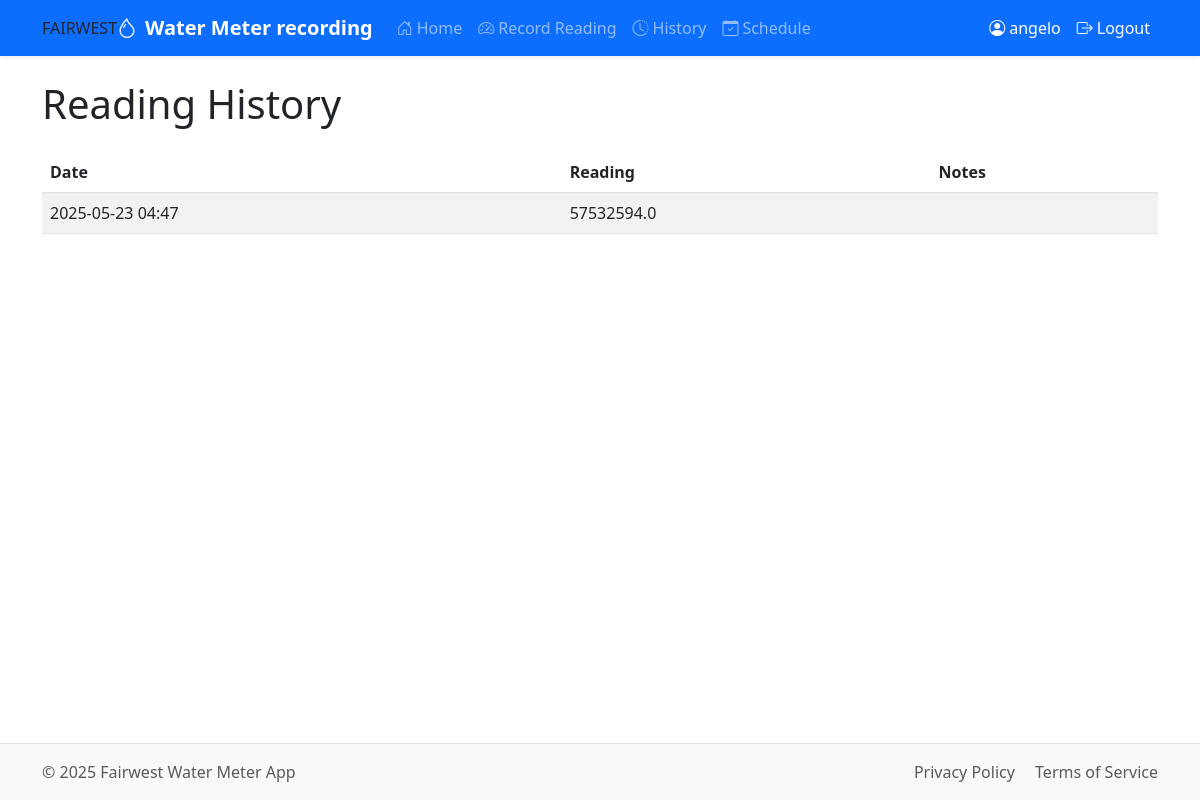
The page /history (signed in) on the database its author committed.
### tables this page shows
CREATE TABLE users (
                id INTEGER PRIMARY KEY AUTOINCREMENT,
                username TEXT UNIQUE NOT NULL,
                email TEXT UNIQUE NOT NULL,
                password TEXT NOT NULL,
                unit_number TEXT UNIQUE NOT NULL,
                is_admin INTEGER DEFAULT 0,
                created_at DATETIME DEFAULT CURRENT_TIMESTAMP
            );

CREATE TABLE meter_readings (
                id INTEGER PRIMARY KEY AUTOINCREMENT,
                user_id INTEGER NOT NULL,
                reading REAL NOT NULL,
                notes TEXT,
                created_at DATETIME DEFAULT CURRENT_TIMESTAMP,
                FOREIGN KEY (user_id) REFERENCES users (id)
            );

### app.py (the view)
@app.route('/history')
def history():
    if 'user_id' not in session:
        return redirect(url_for('login'))
    conn = get_db()
    cursor = conn.cursor()
    formatted_readings = []
    try:
        cursor.execute("""
            SELECT id, reading, notes, created_at
            FROM meter_readings
            WHERE user_id = ?
            ORDER BY created_at DESC
        """, (session['user_id'],))
        for row in cursor.fetchall():
            reading = dict(row)
            created_at_utc = datetime.strptime(reading['created_at'], '%Y-%m-%d %H:%M:%S').replace(tzinfo=pytz.utc)
            created_at_local = created_at_utc.astimezone(local_tz)
            reading['date'] = created_at_local.strftime('%Y-%m-%d')
            reading['time'] = created_at_local.strftime('%H:%M:%S')
            reading['datetime'] = created_at_local.strftime('%Y-%m-%d %H:%M')
            formatted_readings.append(reading)
    except sqlite3.Error as e:
        flash(f"Error fetching history: {e}", 'danger')
    finally:
        close_db(conn)
    return render_template('history.html', readings=formatted_readings)

### app.py (called while the page is built)
@app.after_request
def after_request(response):
    response.headers["Cache-Control"] = "no-cache, no-store, must-revalidate"
    response.headers["Expires"] = 0
    response.headers["Pragma"] = "no-cache"
    return response

def get_db():
    conn = sqlite3.connect("meters.db")
    conn.row_factory = sqlite3.Row  # To access columns by name
    return conn

@app.before_request
def load_user():
    g.user = None
    if 'user_id' in session:
        conn = get_db()
        cursor = conn.cursor()
        try:
            cursor.execute("SELECT username FROM users WHERE id = ?", (session['user_id'],))
            user = cursor.fetchone()
            if user:
                g.user = user['username']
        except sqlite3.Error as e:
            flash(f"Error loading user: {e}", 'danger')
        finally:
            close_db(conn)

@app.context_processor
def inject_now():
    return {'now': datetime.now()}

### templates/history.html (shortened to what this page needs)
{% extends "base.html" %}
{% block content %}
    <h1 class="mb-4">Reading History</h1>
    {% if readings %}
        <div class="table-responsive">
            <table class="table table-striped">
                <thead>
                    <tr>
                        <th>Date</th>
                        <th>Reading</th>
                        <th>Notes</th>
                    </tr>
                </thead>
                <tbody>
                   {% for reading in readings %}
                    <tr>
                        <td>{{ reading.datetime }}</td>
                        <td>{{ reading.reading }}</td>
                        <td>{{ reading.notes or '' }}</td>
                    </tr>
                   {% endfor %}
                </tbody>
            </table>
        </div>
    {% else %}
        <div class="alert alert-info">
            No readings recorded yet. <a href="{{ url_for('meter') }}" class="alert-link">Record your first reading now</a>.
        </div>
    {% endif %}
{% endblock %}

### templates/base.html (shortened to what this page needs)
<!DOCTYPE html>
<html lang="en">
<head>
    <link href="https://cdn.jsdelivr.net/npm/bootstrap@5.3.0/dist/css/bootstrap.min.css" rel="stylesheet">
    <link rel="stylesheet" href="https://cdn.jsdelivr.net/npm/bootstrap-icons@1.10.0/font/bootstrap-icons.css">
    <link rel="stylesheet" href="https://cdnjs.cloudflare.com/ajax/libs/font-awesome/5.15.4/css/all.min.css">
    <link rel="stylesheet" href="{{ url_for('static', filename='style.css') }}">
</head>
<body class="d-flex flex-column min-vh-100">
    <nav class="navbar navbar-expand-lg navbar-dark bg-primary shadow-sm">
        <div class="container">
            FAIRWEST<a class="navbar-brand fw-semibold fs-5" href="{{ url_for('index') }}">
                <i class="bi bi-droplet me-2"></i>Water Meter recording
            </a>
            <div class="collapse navbar-collapse" id="navbarNav">
                <ul class="navbar-nav me-auto">
                    {% if 'user_id' in session %}
                        <li class="nav-item">
                            <a class="nav-link" href="{{ url_for('index') }}">
                                <i class="bi bi-house-door me-1"></i>Home
                            </a>
                        </li>
                        <li class="nav-item">
                            <a class="nav-link" href="{{ url_for('meter') }}">
                                <i class="bi bi-speedometer2 me-1"></i>Record Reading
                            </a>
                        </li>
                        <li class="nav-item">
                            <a class="nav-link" href="{{ url_for('history') }}">
                                <i class="bi bi-clock-history me-1"></i>History
                            </a>
                        </li>
                        <li class="nav-item">
                            <a class="nav-link" href="{{ url_for('schedule') }}">
                                <i class="bi bi-calendar-check me-1"></i>Schedule
                            </a>
                        </li>
                    {% endif %}
                </ul>
                <ul class="navbar-nav">
                    {% if 'user_id' in session %}
                        <li class="nav-item">
                            <span class="nav-link disabled text-white">
                                <i class="bi bi-person-circle me-1"></i>{{ session.get('username', 'User') }}
                            </span>
                        </li>
                        <li class="nav-item">
                            <a class="nav-link text-white" href="{{ url_for('logout') }}">
                                <i class="bi bi-box-arrow-right me-1"></i>Logout
                            </a>
                        </li>
                    {% endif %}
                </ul>
            </div>
        </div>
    </nav>
    <main class="container my-4 flex-grow-1">
        {% block content %}{% endblock %}
    </main>
    <footer class="bg-light mt-auto py-3 border-top">
        <div class="container">
            <div class="row">
                <div class="col-md-6 text-center text-md-start">
                    <span class="text-muted">&copy; {{ now.year }} Fairwest Water Meter App</span>
                </div>
                <div class="col-md-6 text-center text-md-end">
                    <a href="#" class="text-decoration-none text-muted me-3">Privacy Policy</a>
                    <a href="#" class="text-decoration-none text-muted">Terms of Service</a>
                </div>
            </div>
        </div>
    </footer>
</body>
</html>

### rows shown on the page
users: get "angelo"
meter_readings: datetime "2025-05-23 04:47", reading "57532594.0"
